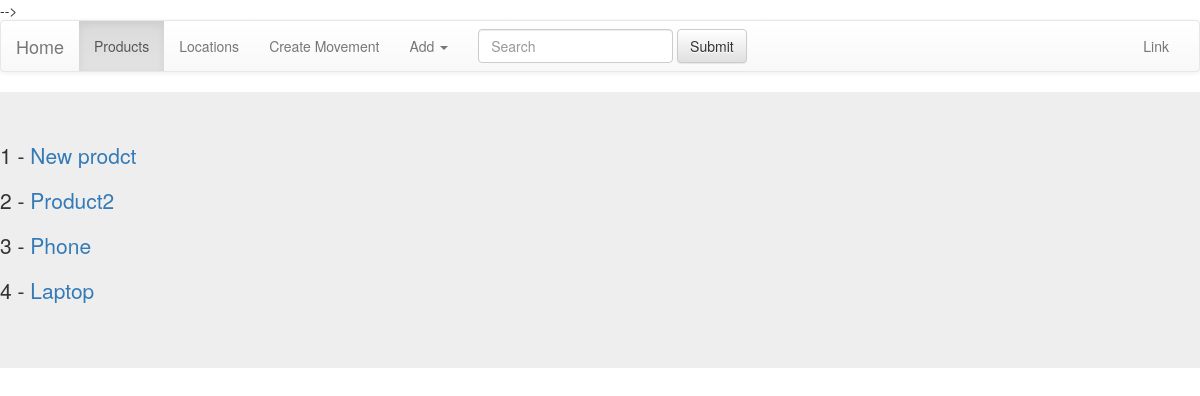
Screenshot of /products/ with the database file from the repository.
### products/models.py (models this page shows)
class Product(models.Model):
    title       = models.CharField(max_length=120)
    description = models.TextField(blank= True, null=True)
    price       = models.DecimalField(decimal_places=2, max_digits=10000)
    def get_absolute_url(self,*args, **kwargs):
        return reverse("products:product-detail", kwargs={"id": self.id})

### products/views.py (the view)
class ProductListView(ListView):
    template_name   = 'products/products_list.html'
    queryset= Product.objects.all()

### products/templates/products/products_list.html
{% extends 'base.html' %}
{% block content %}
{% for instance in object_list %}
   <p> {{ instance.id }} - <a href='{{ instance.get_absolute_url }}'>{{ instance.title }}</a></p>
{% endfor %}
{% endblock %}

### rows the page displays
Product: id "1", title "New prodct"
Product: id "2", title "Product2"
Product: id "3", title "Phone"
Product: id "4", title "Laptop"
